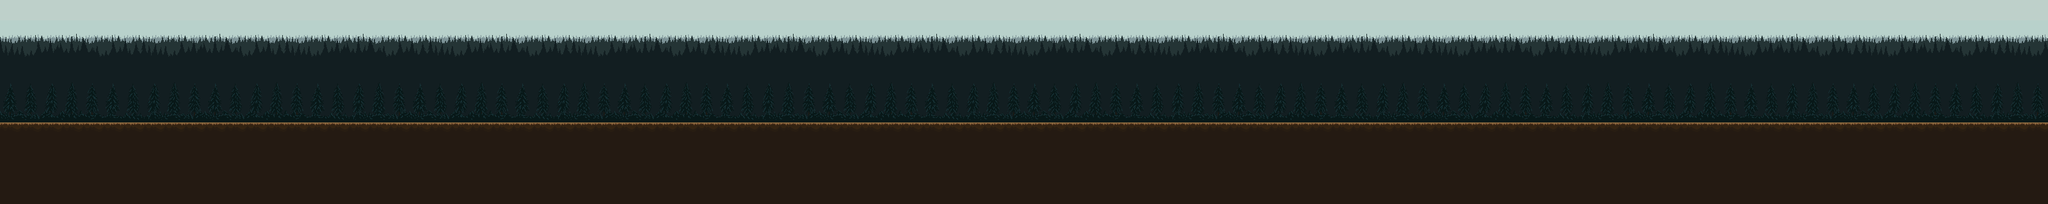

A level layout from a 2D game, rendered from its tile map. Below: a short description, then the map file with its tile-grid data intact:
An orthogonal 100x10 tile map with 32x32 px tiles, 2 tile layers (Background, Main), 4 tilesets.

<map version="1.10" tiledversion="1.10.2" orientation="orthogonal" renderorder="right-down" width="100" height="10" tilewidth="32" tileheight="32" infinite="0" nextlayerid="3" nextobjectid="1">
 <tileset firstgid="1" source="../Forest/Textures&amp;trees.tsx" />
 <tileset firstgid="57" source="../Forest/Background.tsx" />
 <tileset firstgid="92" source="../Forest/bgcolor.tsx" />
 <tileset firstgid="127" source="../Forest/main.tsx" />
 <layer id="2" name="Background" width="100" height="10">
  <data encoding="csv">
97,98,92,93,94,95,96,97,98,92,93,94,95,96,97,98,92,93,94,95,96,97,98,92,93,94,95,96,97,98,92,93,94,95,96,97,98,92,93,94,95,96,97,98,92,93,94,95,96,97,98,92,93,94,95,96,97,98,92,93,94,95,96,97,98,92,93,94,95,96,97,98,92,93,94,95,96,97,98,92,93,94,95,96,97,98,92,93,94,95,96,97,98,92,93,94,95,96,97,98,
57,58,59,60,61,62,63,57,58,59,60,61,62,63,57,58,59,60,61,62,63,57,58,59,60,61,62,63,57,58,59,60,61,62,63,57,58,59,60,61,62,63,57,58,59,60,61,62,63,57,58,59,60,61,62,63,57,58,59,60,61,62,63,57,58,59,60,61,62,63,57,58,59,60,61,62,63,57,58,59,60,61,62,63,57,58,59,60,61,62,63,57,58,59,60,61,62,63,57,58,
64,65,66,67,68,69,70,64,65,66,67,68,69,70,64,65,66,67,68,69,70,64,65,66,67,68,69,70,64,65,66,67,68,69,70,64,65,66,67,68,69,70,64,65,66,67,68,69,70,64,65,66,67,68,69,70,64,65,66,67,68,69,70,64,65,66,67,68,69,70,64,65,66,67,68,69,70,64,65,66,67,68,69,70,64,65,66,67,68,69,70,64,65,66,67,68,69,70,64,65,
71,72,73,74,75,76,77,71,72,73,74,75,76,77,71,72,73,74,75,76,77,71,72,73,74,75,76,77,71,72,73,74,75,76,77,71,72,73,74,75,76,77,71,72,73,74,75,76,77,71,72,73,74,75,76,77,71,72,73,74,75,76,77,71,72,73,74,75,76,77,71,72,73,74,75,76,77,71,72,73,74,75,76,77,71,72,73,74,75,76,77,71,72,73,74,75,76,77,71,72,
78,79,80,81,82,83,84,78,79,80,81,82,83,84,78,79,80,81,82,83,84,78,79,80,81,82,83,84,78,79,80,81,82,83,84,78,79,80,81,82,83,84,78,79,80,81,82,83,84,78,79,80,81,82,83,84,78,79,80,81,82,83,84,78,79,80,81,82,83,84,78,79,80,81,82,83,84,78,79,80,81,82,83,84,78,79,80,81,82,83,84,78,79,80,81,82,83,84,78,79,
85,86,87,88,89,90,91,85,86,87,88,89,90,91,85,86,87,88,89,90,91,85,86,87,88,89,90,91,85,86,87,88,89,90,91,85,86,87,88,89,90,91,85,86,87,88,89,90,91,85,86,87,88,89,90,91,85,86,87,88,89,90,91,85,86,87,88,89,90,91,85,86,87,88,89,90,91,85,86,87,88,89,90,91,85,86,87,88,89,90,91,85,86,87,88,89,90,91,85,86,
0,0,0,0,0,0,0,0,0,0,0,0,0,0,0,0,0,0,0,0,0,0,0,0,0,0,0,0,0,0,0,0,0,0,0,0,0,0,0,0,0,0,0,0,0,0,0,0,0,0,0,0,0,0,0,0,0,0,0,0,0,0,0,0,0,0,0,0,0,0,0,0,0,0,0,0,0,0,0,0,0,0,0,0,0,0,0,0,0,0,0,0,0,0,0,0,0,0,0,0,
0,0,0,0,0,0,0,0,0,0,0,0,0,0,0,0,0,0,0,0,0,0,0,0,0,0,0,0,0,0,0,0,0,0,0,0,0,0,0,0,0,0,0,0,0,0,0,0,0,0,0,0,0,0,0,0,0,0,0,0,0,0,0,0,0,0,0,0,0,0,0,0,0,0,0,0,0,0,0,0,0,0,0,0,0,0,0,0,0,0,0,0,0,0,0,0,0,0,0,0,
0,0,0,0,0,0,0,0,0,0,0,0,0,0,0,0,0,0,0,0,0,0,0,0,0,0,0,0,0,0,0,0,0,0,0,0,0,0,0,0,0,0,0,0,0,0,0,0,0,0,0,0,0,0,0,0,0,0,0,0,0,0,0,0,0,0,0,0,0,0,0,0,0,0,0,0,0,0,0,0,0,0,0,0,0,0,0,0,0,0,0,0,0,0,0,0,0,0,0,0,
0,0,0,0,0,0,0,0,0,0,0,0,0,0,0,0,0,0,0,0,0,0,0,0,0,0,0,0,0,0,0,0,0,0,0,0,0,0,0,0,0,0,0,0,0,0,0,0,0,0,0,0,0,0,0,0,0,0,0,0,0,0,0,0,0,0,0,0,0,0,0,0,0,0,0,0,0,0,0,0,0,0,0,0,0,0,0,0,0,0,0,0,0,0,0,0,0,0,0,0
</data>
 </layer>
 <layer id="1" name="Main" width="100" height="10">
  <data encoding="csv">
0,0,0,0,0,0,0,0,0,0,0,0,0,0,0,0,0,0,0,0,0,0,0,0,0,0,0,0,0,0,0,0,0,0,0,0,0,0,0,0,0,0,0,0,0,0,0,0,0,0,0,0,0,0,0,0,0,0,0,0,0,0,0,0,0,0,0,0,0,0,0,0,0,0,0,0,0,0,0,0,0,0,0,0,0,0,0,0,0,0,0,0,0,0,0,0,0,0,0,0,
0,0,0,0,0,0,0,0,0,0,0,0,0,0,0,0,0,0,0,0,0,0,0,0,0,0,0,0,0,0,0,0,0,0,0,0,0,0,0,0,0,0,0,0,0,0,0,0,0,0,0,0,0,0,0,0,0,0,0,0,0,0,0,0,0,0,0,0,0,0,0,0,0,0,0,0,0,0,0,0,0,0,0,0,0,0,0,0,0,0,0,0,0,0,0,0,0,0,0,0,
0,0,0,0,0,0,0,0,0,0,0,0,0,0,0,0,0,0,0,0,0,0,0,0,0,0,0,0,0,0,0,0,0,0,0,0,0,0,0,0,0,0,0,0,0,0,0,0,0,0,0,0,0,0,0,0,0,0,0,0,0,0,0,0,0,0,0,0,0,0,0,0,0,0,0,0,0,0,0,0,0,0,0,0,0,0,0,0,0,0,0,0,0,0,0,0,0,0,0,0,
0,0,0,0,0,0,0,0,0,0,0,0,0,0,0,0,0,0,0,0,0,0,0,0,0,0,0,0,0,0,0,0,0,0,0,0,0,0,0,0,0,0,0,0,0,0,0,0,0,0,0,0,0,0,0,0,0,0,0,0,0,0,0,0,0,0,0,0,0,0,0,0,0,0,0,0,0,0,0,0,0,0,0,0,0,0,0,0,0,0,0,0,0,0,0,0,0,0,0,0,
127,128,129,130,131,132,133,134,135,136,127,128,129,130,131,132,133,134,135,136,127,128,129,130,131,132,133,134,135,136,127,128,129,130,131,132,133,134,135,136,127,128,129,130,131,132,133,134,135,136,127,128,129,130,131,132,133,134,135,136,127,128,129,130,131,132,133,134,135,136,127,128,129,130,131,132,133,134,135,136,127,128,129,130,131,132,133,134,135,136,127,128,129,130,131,132,133,134,135,136,
137,138,139,140,141,142,143,144,145,146,137,138,139,140,141,142,143,144,145,146,137,138,139,140,141,142,143,144,145,146,137,138,139,140,141,142,143,144,145,146,137,138,139,140,141,142,143,144,145,146,137,138,139,140,141,142,143,144,145,146,137,138,139,140,141,142,143,144,145,146,137,138,139,140,141,142,143,144,145,146,137,138,139,140,141,142,143,144,145,146,137,138,139,140,141,142,143,144,145,146,
43,43,43,43,43,43,43,43,43,43,43,43,43,43,43,43,43,43,43,43,43,43,43,43,43,43,43,43,43,43,43,43,43,43,43,43,43,43,43,43,43,43,43,43,43,43,43,43,43,43,43,43,43,43,43,43,43,43,43,43,43,43,43,43,43,43,43,43,43,43,43,43,43,43,43,43,43,43,43,43,43,43,43,43,43,43,43,43,43,43,43,43,43,43,43,43,43,43,43,43,
51,51,51,51,51,51,51,51,51,51,51,51,51,51,51,51,51,51,51,51,51,51,51,51,51,51,51,51,51,51,51,51,51,51,51,51,51,51,51,51,51,51,51,51,51,51,51,51,51,51,51,51,51,51,51,51,51,51,51,51,51,51,51,51,51,51,51,51,51,51,51,51,51,51,51,51,51,51,51,51,51,51,51,51,51,51,51,51,51,51,51,51,51,51,51,51,51,51,51,51,
51,51,51,51,51,51,51,51,51,51,51,51,51,51,51,51,51,51,51,51,51,51,51,51,51,51,51,51,51,51,51,51,51,51,51,51,51,51,51,51,51,51,51,51,51,51,51,51,51,51,51,51,51,51,51,51,51,51,51,51,51,51,51,51,51,51,51,51,51,51,51,51,51,51,51,51,51,51,51,51,51,51,51,51,51,51,51,51,51,51,51,51,51,51,51,51,51,51,51,51,
51,51,51,51,51,51,51,51,51,51,51,51,51,51,51,51,51,51,51,51,51,51,51,51,51,51,51,51,51,51,51,51,51,51,51,51,51,51,51,51,51,51,51,51,51,51,51,51,51,51,51,51,51,51,51,51,51,51,51,51,51,51,51,51,51,51,51,51,51,51,51,51,51,51,51,51,51,51,51,51,51,51,51,51,51,51,51,51,51,51,51,51,51,51,51,51,51,51,51,51
</data>
 </layer>
</map>
